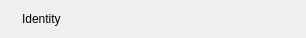
<?xml version="1.0" encoding="UTF-8"?>
<ui version="4.0">
 <class>QblDesktopListIdentity</class>
 <widget class="QWidget" name="QblDesktopListIdentity">
  <property name="geometry">
   <rect>
    <x>0</x>
    <y>0</y>
    <width>306</width>
    <height>38</height>
   </rect>
  </property>
  <property name="minimumSize">
   <size>
    <width>306</width>
    <height>38</height>
   </size>
  </property>
  <property name="windowTitle">
   <string>Form</string>
  </property>
  <widget class="QLabel" name="lbIdentity">
   <property name="geometry">
    <rect>
     <x>22</x>
     <y>0</y>
     <width>284</width>
     <height>38</height>
    </rect>
   </property>
   <property name="text">
    <string>Identity</string>
   </property>
   <property name="scaledContents">
    <bool>false</bool>
   </property>
   <property name="margin">
    <number>10</number>
   </property>
  </widget>
  <widget class="QPushButton" name="btCollapse">
   <property name="geometry">
    <rect>
     <x>0</x>
     <y>0</y>
     <width>22</width>
     <height>38</height>
    </rect>
   </property>
   <property name="text">
    <string/>
   </property>
   <property name="icon">
    <iconset resource="../qabel-client.qrc">
     <normaloff>:/images/arrow-right.png</normaloff>:/images/arrow-right.png</iconset>
   </property>
   <property name="iconSize">
    <size>
     <width>22</width>
     <height>22</height>
    </size>
   </property>
   <property name="flat">
    <bool>true</bool>
   </property>
  </widget>
 </widget>
 <resources>
  <include location="../qabel-client.qrc"/>
 </resources>
 <connections/>
</ui>
